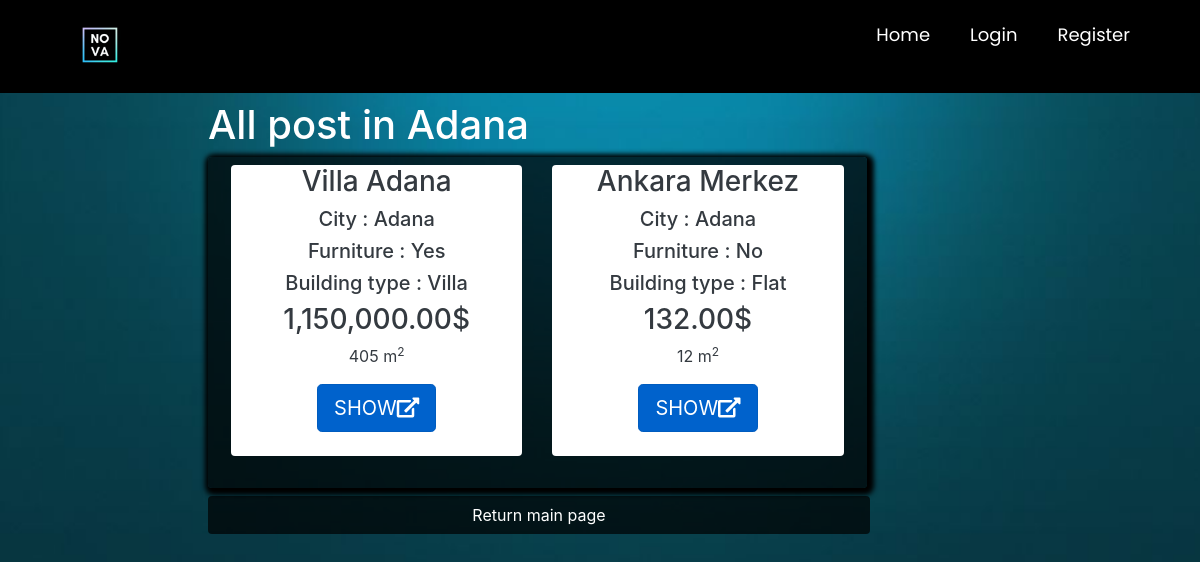
Page /productbyloc/Adana on the committed database.
### main/models.py (models this page shows, shortened)
class Post(models.Model):
    ouruser = models.ForeignKey(ourUser, null=True, on_delete=models.CASCADE)
    post_title = models.CharField(max_length=255,null=True)
    post_description = models.TextField()
    price = models.DecimalField(decimal_places=2 , max_digits=12)
    location = models.CharField(max_length=255,null=True,choices=city)
    postType = models.CharField(choices=RorS , max_length=50, null=True , default='For Sale')
    floor = models.DecimalField(decimal_places=0 , max_digits=3 ,null=True)
    building_age = models.DecimalField(decimal_places=0, max_digits=2 , null=True)
    area = models.DecimalField(decimal_places=0,max_digits=4 ,null=True)
    isFurniture = models.CharField(choices=Furniture ,null=True,max_length=50,default="No")
    building_type = models.CharField(choices=b_types ,null=True ,max_length=50)
    room = models.DecimalField(decimal_places=0 , max_digits=3 ,null=True)

### main/views.py (the view)
# urls.py: path('productbyloc/<str:loc>', views.productbyloc, name="product_loc"),#search on  map
def productbyloc(request, loc):
    location=loc
    posts = Post.objects.all()
    posts = posts.filter(Q(location__icontains=loc))
    mydict = {'posts': posts,'location':location}
    return render(request, 'main/productByLocation.html', context=mydict)

### main/templates/main/productByLocation.html (shortened to what this page needs)
{% extends 'main/mainpage.html' %}
{% load static %}
{% load humanize %}
{% block content %}
<head>
    <link href="//maxcdn.bootstrapcdn.com/bootstrap/4.1.1/css/bootstrap.min.css" rel="stylesheet" id="bootstrap-css">
    <link rel="stylesheet" href="https://stackpath.bootstrapcdn.com/bootstrap/4.1.3/css/bootstrap.min.css"
>
    <link rel="stylesheet" href="https://use.fontawesome.com/releases/v5.3.1/css/all.css"
>
</head>
<div style="margin-left: 17%">
    <div class="container p-1 my-1 text-white rounded">
        <h1> All post in {{location}}</h1>
        <div class="col-md-8 rounded" style=" box-shadow: 2px 2px 5px 5px #000000;background-color: rgba(0,0,0,0.7)">
            <div class="row p-2 my-2">
                {% if posts %}
                {% for i in posts %}
                <div class="col-md-6 ">
                    <div class="container-fluid bg-white rounded text-dark" style="text-align:center;">
                        <h3>{{ i.post_title }}</h3>
                        <h5>City : {{ i.location }}</h5>
                        <h5>Furniture : {{ i.isFurniture }}</h5>
                        <h5>Building type : {{ i.building_type }}</h5>
                        <h3>{{ i.price|intcomma }}$</h3>
                        <p class="descroption">{{i.area}} m<sup>2</sup></p>
                        <a href="{% url 'product_details' i.id %}" class="btn btn-primary btn-lg active" role="button"
                           aria-pressed="true">SHOW<i class="fas fa-external-link-alt"></i></a>
                        <br><br>
                    </div>
                    <br>
                </div>
                {% endfor %}
                {%else%}
                <h3> There is no post in {{location}}</h3>
                {% endif %}
            </div>
        </div>
            <button class="btn login_btn" onclick="window.location.href='/'">Return main page</button>
    </div>
</div>
{% endblock %}

### main/templates/main/productByLocation.html (style rules this page uses)
.login_btn { width: 67%; background-color: rgba(0,0,0,0.7) !important; color: white !important; }

### main/templates/main/mainpage.html (style rules this page uses)
body.g { background-image: url('/static/images/wallpaper.jpg'); background-size: cover; background-repeat: no-repeat; background-attachment: fixed; }

### rows in the picture
Post: post_title "Villa Adana", location "Adana", isFurniture "Yes", building_type "Villa", price "1,150,000.00", area "405"
Post: post_title "Ankara Merkez", location "Adana", isFurniture "No", building_type "Flat", price "132.00", area "12"

### other values in the picture
{{ location }} "Adana"
